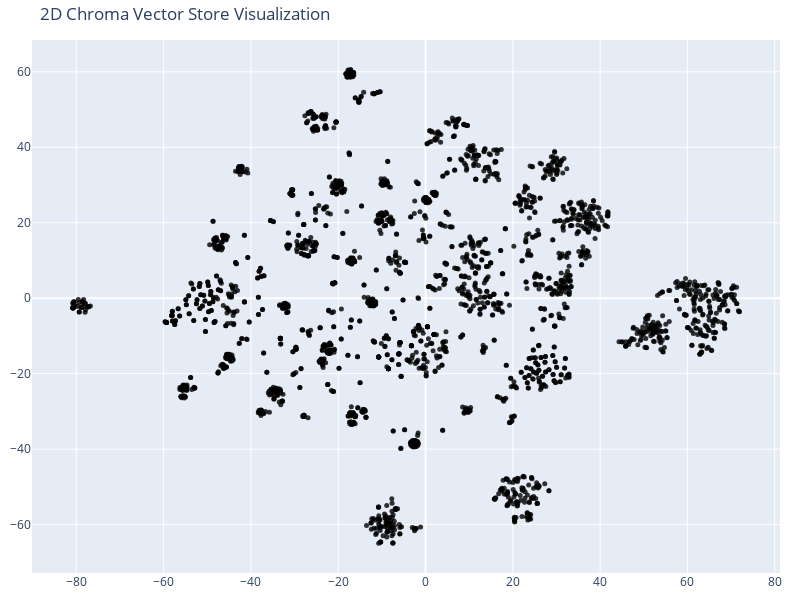

Source (notebook cell):
### Code cell
tsne = TSNE(n_components=2, random_state=42)
reduced_vectors = tsne.fit_transform(vectors)

# Create the 2D scatter plot
fig = go.Figure(data=[go.Scatter(
    x=reduced_vectors[:, 0],
    y=reduced_vectors[:, 1],
    mode='markers',
    marker=dict(size=5, color=colors, opacity=0.8),
    text=[f"Type: {t}<br>Text: {d[:100]}..." for t, d in zip(doc_types, documents)],
    hoverinfo='text'
)])

fig.update_layout(
    title='2D Chroma Vector Store Visualization',
    scene=dict(xaxis_title='x',yaxis_title='y'),
    width=800,
    height=600,
    margin=dict(r=20, b=10, l=10, t=40)
)

fig.show()

### Figure 1 — Plotly figure (JSON) as saved in the notebook; plotly's stock layout.template omitted (floating-point values rounded to 4 significant figures; data arrays with more than 128 entries replaced by an {"elided": "..."} marker saying what was removed)
{"data": [{"hoverinfo": "text", "marker": {"color": [], "opacity": 0.8, "size": 5}, "mode": "markers", "text": [], "type": "scatter", "x": {"elided": "2456 float values"}, "y": {"elided": "2456 float values"}}], "layout": {"height": 600, "margin": {"b": 10, "l": 10, "r": 20, "t": 40}, "scene": {"xaxis": {"title": {"text": "x"}}, "yaxis": {"title": {"text": "y"}}}, "title": {"text": "2D Chroma Vector Store Visualization"}, "width": 800}}
